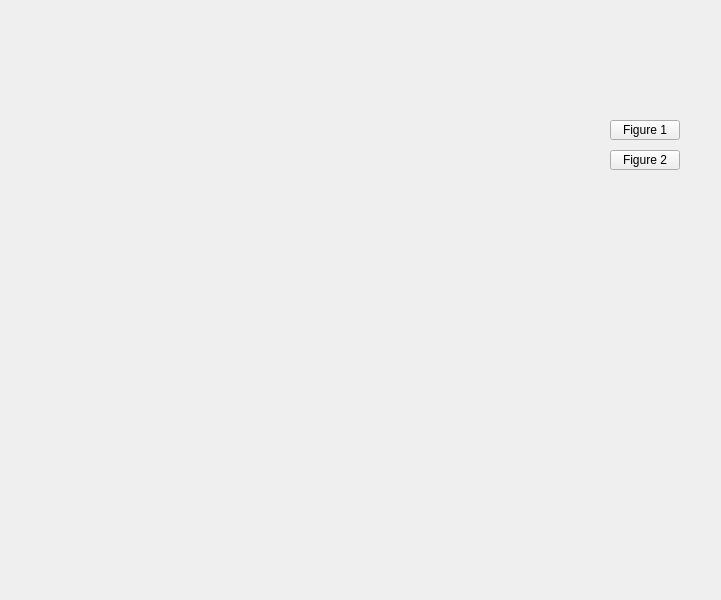
<?xml version="1.0" encoding="UTF-8"?>
<ui version="4.0">
 <class>MainWindow</class>
 <widget class="QMainWindow" name="MainWindow">
  <property name="geometry">
   <rect>
    <x>0</x>
    <y>0</y>
    <width>721</width>
    <height>600</height>
   </rect>
  </property>
  <property name="windowTitle">
   <string>MainWindow</string>
  </property>
  <widget class="QWidget" name="centralwidget">
   <widget class="QPushButton" name="pushButton">
    <property name="geometry">
     <rect>
      <x>610</x>
      <y>120</y>
      <width>70</width>
      <height>20</height>
     </rect>
    </property>
    <property name="text">
     <string>Figure 1</string>
    </property>
   </widget>
   <widget class="QLabel" name="label">
    <property name="geometry">
     <rect>
      <x>0</x>
      <y>0</y>
      <width>500</width>
      <height>600</height>
     </rect>
    </property>
    <property name="text">
     <string/>
    </property>
   </widget>
   <widget class="QPushButton" name="pushButton_2">
    <property name="geometry">
     <rect>
      <x>610</x>
      <y>150</y>
      <width>70</width>
      <height>20</height>
     </rect>
    </property>
    <property name="text">
     <string>Figure 2</string>
    </property>
   </widget>
  </widget>
 </widget>
 <resources/>
 <connections/>
</ui>
